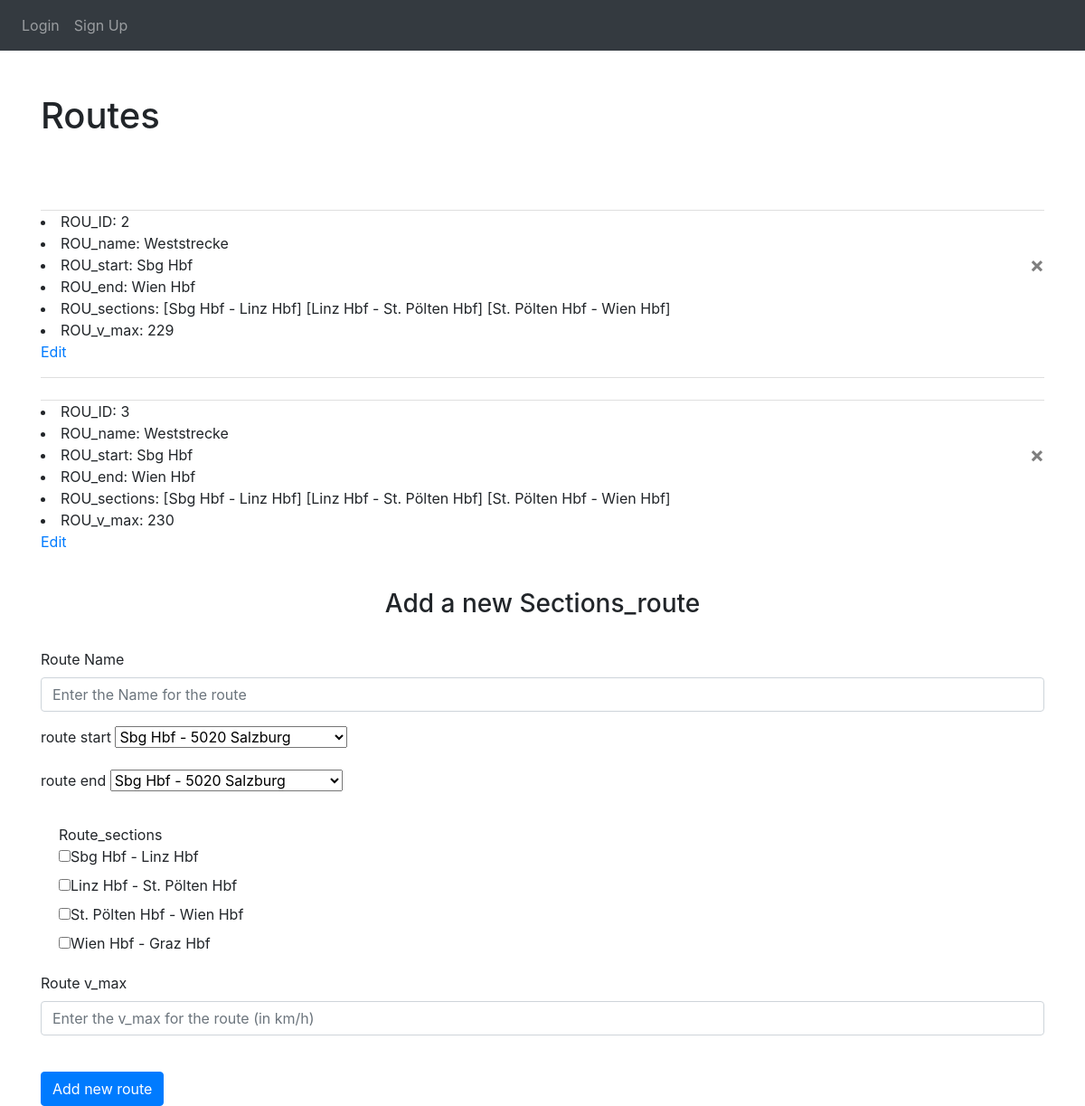
Page /all_routes on the committed database.
### website/models.py (models this page shows, shortened)
class RouteModel(db.Model):
    id = db.Column(db.Integer, primary_key=True)
    name = db.Column(db.String(100), nullable=False)
    start = db.relationship('TrainstationModel', foreign_keys='RouteModel.start_id')
    start_id = db.Column(db.Integer, db.ForeignKey('trainstation_model.id'))
    end = db.relationship('TrainstationModel', foreign_keys='RouteModel.end_id')
    end_id = db.Column(db.Integer, db.ForeignKey('trainstation_model.id'))
    route_sections = db.relationship('SectionModel',
                                     secondary=sections,
                                     lazy='dynamic',
                                     backref=db.backref('routes', lazy=True))
    v_max = db.Column(db.Integer, nullable=False)

class TrainstationModel(db.Model):
    id = db.Column(db.Integer, primary_key=True)
    name = db.Column(db.String(100), nullable=False)
    address = db.Column(db.String(100), nullable=False)

class SectionModel(db.Model):
    id = db.Column(db.Integer, primary_key=True)
    start = db.relationship('TrainstationModel', foreign_keys='SectionModel.start_id')
    start_id = db.Column(db.Integer, db.ForeignKey('trainstation_model.id'))
    end = db.relationship('TrainstationModel', foreign_keys='SectionModel.end_id')
    end_id = db.Column(db.Integer, db.ForeignKey('trainstation_model.id'))
    track = db.Column(db.String(100), nullable=False)
    fee = db.Column(db.Integer, nullable=False)
    time = db.Column(db.Integer, nullable=False)
    section_warnings = db.relationship('WarningModel',
                                       lazy='joined',
                                       backref=db.backref('section', lazy='joined'))

### website/views.py (the view, shortened to what this page needs)
@views.route('/all_routes', methods=['GET', 'POST'])
def get_all_routes():
    all_routes = RouteModel.query.all()
    all_sections = SectionModel.query.all()
    all_trainstations = TrainstationModel.query.all()
    return render_template("routes.html", user=current_user, all_routes=all_routes, all_sections=all_sections,
                           all_trainstations=all_trainstations)

### website/templates/routes.html (shortened to what this page needs)
{% extends "base.html" %}
{% block content %}
<dif>
    <h1 class="py-5">Routes</h1>
    <u1 class="list-group list-group-flush" id="route-list">
        {% for rou in all_routes %}
            <li id="{{ rou.id }}" class="entry list-group-item">
                <li>
                    <span class="field-name":>ROU_ID:</span>
                    <span class="field-value">{{ rou.id }}</span>
                </li>
                <li>
                    <span class="field-name":>ROU_name:</span>
                    <span class="field-value">{{ rou.name }}</span>
                </li>
                <li>
                    <span class="field-name":>ROU_start:</span>
                    <span class="field-value">{{ rou.start.name }}</span>
                    <button type="button" class="close" onClick="deleteRoute({{ rou.id }})">
                        <span aria-hidden="true">&times;</span>
                    </button>
                </li>
                <li>
                    <span class="field-name":>ROU_end:</span>
                    <span class="field-value">{{ rou.end.name }}</span>
                </li>
                <li>
                    <span class="field-name":>ROU_sections:</span>
                    {% for r in rou.route_sections %}
                    <span class="field-value">[{{ r.start.name }} - {{ r.end.name }}]</span>
                    {% endfor %}
                </li>
                <li>
                    <span class="field-name":>ROU_v_max:</span>
                    <span class="field-value">{{ rou.v_max }}</span>
                    <p><a href="/edit_routes/{{ rou.id }}">Edit</a></p>
                </li>
            </li>
        {% endfor %}
    </u1>
</dif>
<br />
<form method="POST">
  <h3 align="center">Add a new Sections_route</h3>
  <br />
  <div class="form-group">
    <label for="rou_name">Route Name</label>
    <input
      type="text"
      class="form-control"
      id="rou_name"
      name="rou_name"
      placeholder="Enter the Name for the route"
    />
  </div>
  <div class="form-group">
    <label for="rou_start">route start</label>
      <select id="rou_start" name="rou_start" class="form-select">
          {% for ts in all_trainstations %}
          <option value="{{ ts.id }}">{{ ts.name }} - {{ ts.address }}</option>
          {% endfor %}
      </select>
  </div>
  <div class="form-group">
    <label for="rou_end">route end</label>
      <select id="rou_end" name="rou_end" class="form-select">
          {% for ts in all_trainstations %}
          <option value="{{ ts.id }}">{{ ts.name }} - {{ ts.address }}</option>
          {% endfor %}
      </select>
  </div>
  <div>
    <ul class="list-group list-group-flush">
    <li class="list-group-item">Route_sections
        <br>
        {% for sec in all_sections %}
    <label class="switch ">
    <input type="checkbox" name="rou_sections" class="danger" value="{{ sec.id }}">{{ sec.start.name }} - {{ sec.end.name }}
    </label>
        <br>
        {% endfor %}
    </li>
    </ul>
  </div>
  <div class="form-group">
    <label for="rou_v_max">Route v_max</label>
    <input
      type="number"
      class="form-control"
      id="rou_v_max"
      name="rou_v_max"
      placeholder="Enter the v_max for the route (in km/h)"
    />
  </div>
  <br />
  <button type="add" class="btn btn-primary">Add new route</button>
</form>
{% endblock %}

### rows in the picture
RouteModel: id "2", name "Weststrecke", start.name "Sbg Hbf", end.name "Wien Hbf", v_max "229"
SectionModel: start.name "Sbg Hbf", end.name "Linz Hbf"
SectionModel: start.name "Linz Hbf", end.name "St. Pölten Hbf"
SectionModel: start.name "St. Pölten Hbf", end.name "Wien Hbf"
RouteModel: id "3", name "Weststrecke", start.name "Sbg Hbf", end.name "Wien Hbf", v_max "230"
SectionModel: start.name "Wien Hbf", end.name "Graz Hbf"

### other values in the picture
form field rou_start "Sbg Hbf - 5020 Salzburg"
form field rou_end "Sbg Hbf - 5020 Salzburg"
